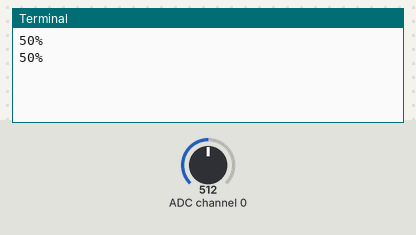
A program run on a simulated Raspberry Pi (BCM pin numbers). Parts: the last lines printed to the terminal. The test bench sets the inputs (shaded band); at power-on: ADC channel 0 = 512 (analog values on the 0–1023 scale).

Above: at 1.2 s.
1.3 s: ADC channel 0 set to 716
At 2.3 s:
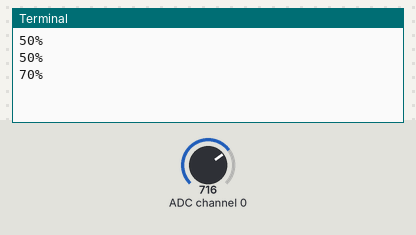
2.8 s: ADC channel 0 set to 900
At 3.8 s:
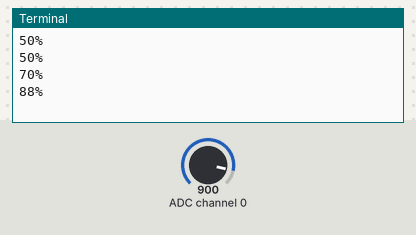
Timing chart, 0 to 5.8 s (numbered marks = the images above; inputs shaded):
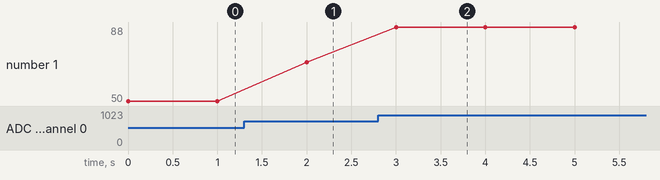

Measured:
- after the input at 1.3 s, the terminal: prints a new line after 0.70 s (image 1)
- after the input at 2.8 s, the terminal: prints a new line after 0.20 s (image 2)
- plotted number 1: 50 → 70 after the input at 1.3 s, 70 → 88 after the input at 2.8 s

The program:

adc-test.py
```python
from gpiozero import MCP3008, PWMLED
from time import sleep

adc = MCP3008(channel=0, clock_pin=11, mosi_pin=10, miso_pin=9, select_pin=8)

while True:
    print ("{:.0%}".format(adc.value))
    sleep(1)
```
